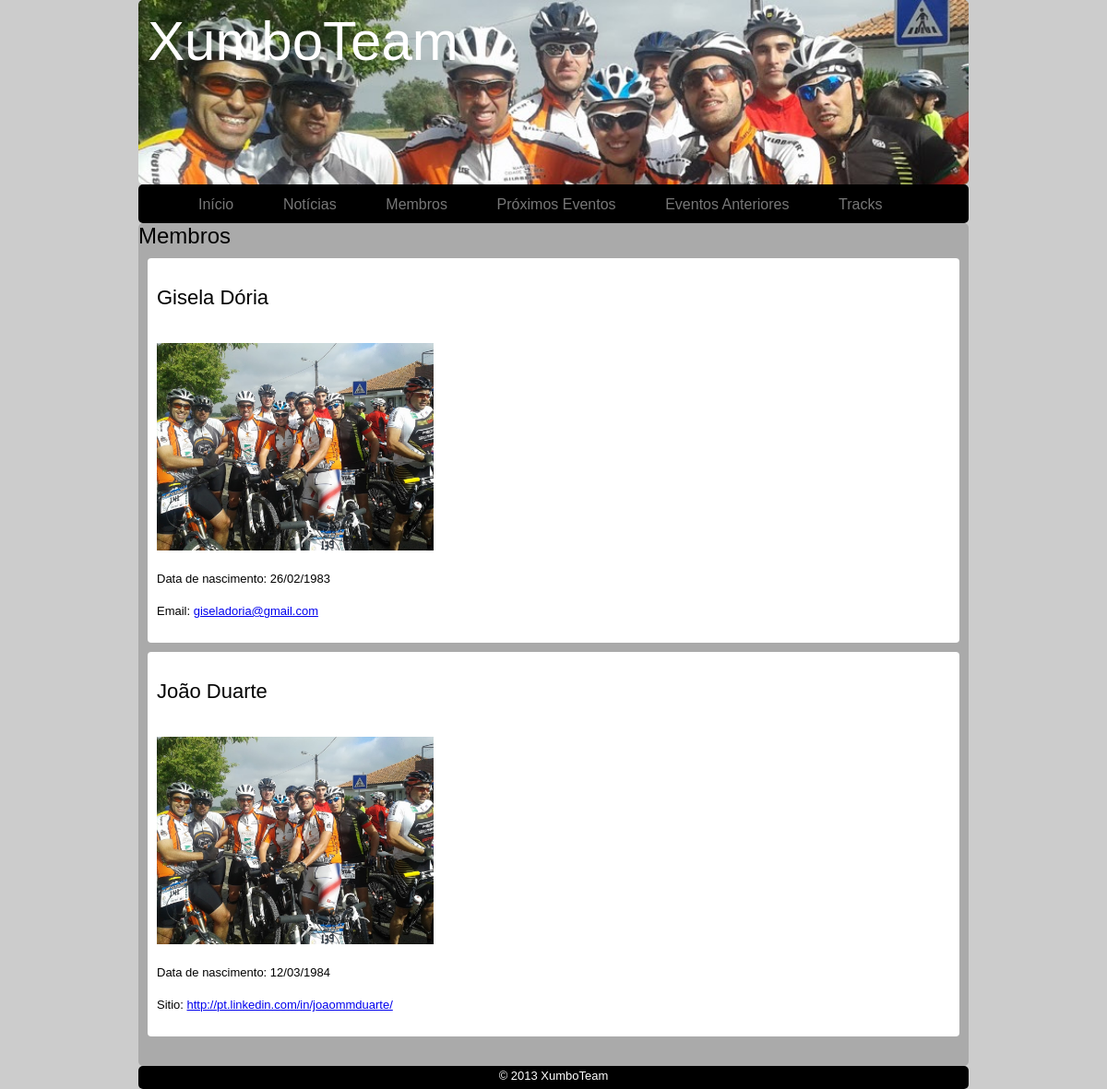
Before: /xt/members with the older database file.
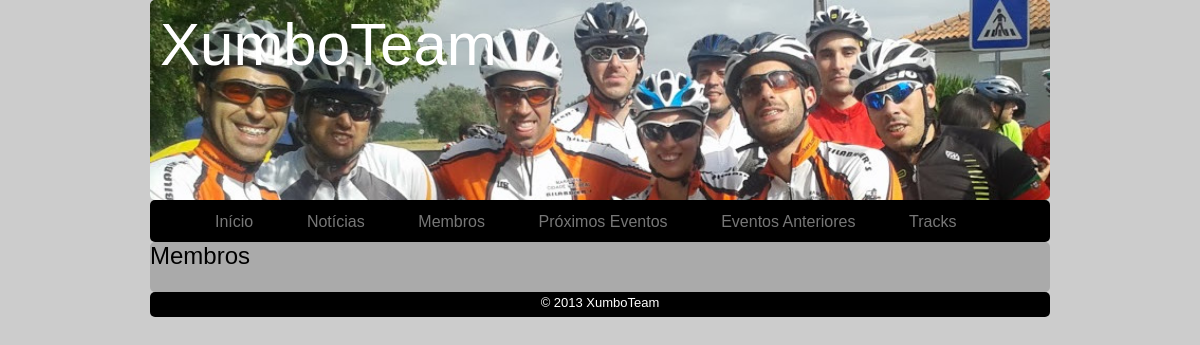
After: the same page with the newer database file.
### xt/models.py (models this page shows, shortened)
class Member(models.Model):
    name = models.CharField(max_length=200)
    birthdate = models.DateField()
    url = models.URLField(blank=True)
    email = models.EmailField(blank=True)
    photo = models.ImageField(upload_to='profile_images', blank=True)

### xt/views.py (the view)
def members(request):
    members = Member.objects.order_by('name')
    return render_to_response('xt/members.html', {'members' : members}, context_instance=RequestContext(request))

### xt/templates/xt/members.html
{% extends "xt/base.html" %}
{% block content %}
<h1>
Membros
</h1>
		{% for m in members  %}
	<article >
		<header id=art>
			<p>{{ m.name }}</p>
		</header>
		<img src="{{ m.photo.url }}" width=300px />
		<p>Data de nascimento: {{ m.birthdate |date:"d/m/Y" }} </p>
		{% if m.url%}
			<p>Sitio: {{ m.url|urlize }}</p>
		{% endif %}
		{% if m.email%}
			<p>Email: {{ m.email |urlize }}</p>
		{% endif %}
	</article>
		{% endfor %}
{% endblock %}

Changed rows visible on the page:
removed Member: name "Gisela Dória", photo (picture), birthdate "26/02/1983", email "giseladoria@gmail.com"
removed Member: name "João Duarte", photo (picture), birthdate "12/03/1984", url "http://pt.linkedin.com/in/joaommduarte/"
